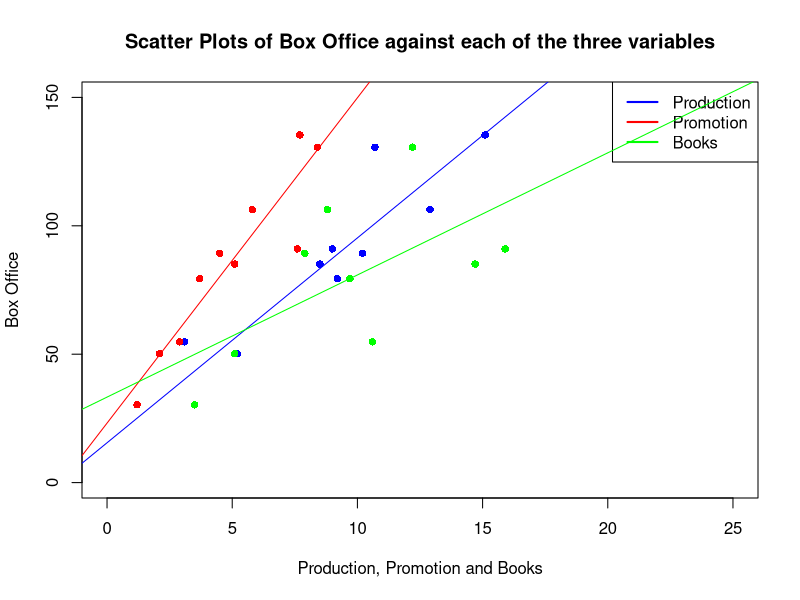

Write R code to recreate this figure.
# Q1a
data_matrix <- matrix(c(
  85.1, 8.5, 5.1, 14.7,
  106.3, 12.9, 5.8, 8.8,
  50.2, 5.2, 2.1, 5.1,
  130.6, 10.7, 8.4, 12.2,
  54.8, 3.1, 2.9, 10.6,
  30.3, 3.5, 1.2, 3.5,
  79.4, 9.2, 3.7, 9.7,
  91, 9, 7.6, 15.9,
  135.4, 15.1, 7.7, 20.8,
  89.3, 10.2, 4.5, 7.9
), nrow = 10, ncol = 4, byrow = TRUE)

#Each column as a vector
boxoffice <- data_matrix[, 1]
production <- data_matrix[, 2]
promotion <- data_matrix[, 3]
books <- data_matrix[, 4]

# Q1a. The plots
x_axis_limits <- range(c(0, production, promotion, books, 25))
y_axis_limits <- range(c(0, boxoffice, 150))
plot(production, boxoffice, main = "Scatter Plots of Box Office against each of the three variables", xlab = "Production, Promotion and Books", ylab = "Box Office", pch = 16, col = "blue", xlim = x_axis_limits, ylim = y_axis_limits)
points(promotion, boxoffice, pch = 16, col = "red")
points(books, boxoffice, pch = 16, col = "green")
legend("topright", legend = c("Production", "Promotion", "Books"), col = c("blue", "red", "green"), lwd = 2)
line1 <- lm(boxoffice ~ production)
abline(line1, col= "blue")
line1 <- lm(boxoffice ~ promotion)
abline(line1, col= "red")
line1 <- lm(boxoffice ~ books)
abline(line1, col= "green")

# Q1b
data1 <- c(1, 8.5, 5.1, 14.7,
          1, 12.9, 5.8, 8.8,
          1, 5.2, 2.1, 5.1,
          1, 10.7, 8.4, 12.2,
          1, 3.1, 2.9, 10.6,
          1, 3.5, 1.2, 3.5,
          1, 9.2, 3.7, 9.7,
          1, 9, 7.6, 15.9,
          1, 15.1, 7.7, 20.8,
          1, 10.2, 4.5, 7.9)

# Define X
X <- matrix(data1, ncol = 4, byrow = TRUE)
X
# Define Y
data_Y <- c(85.1, 106.3, 50.2, 130.6, 54.8, 30.3, 79.4, 91, 135.4, 89.3)
Y <- matrix(data_Y, ncol = 1)
Y


# Q1c
# Form the transpose of X
XT = t(X)
XT
# Calculate XTX and XTY 
XTX = t(X)%*%X
XTY = XT %*% Y
XTX
XTY
# Find the inverse for (XTX)
XTXI = solve(t(X)%*%X)
XTXI
# Find the least squares estimates of B0 B1 B2 B3
beta.hat = (solve(t(X)%*%X))%*%t(X)%*%Y
beta.hat

# Calculate predictions
Yhat = X %*% beta.hat
Yhat
# Calculate residuals
e = Yhat - Y
e

# Calculate SSR
SSR = t(beta.hat) %*% XTY - length(Y)*(mean(Y)^2)
SSR

# Calculate SSE
SSE = sum(e^2) 
SSE

# Calculate SST
SST = t(Y) %*% Y - length(Y)*(mean(Y)^2)

# Estimate sigma^2
S2 = SSE/(length(Y)-length(beta.hat))
S2
length(beta.hat)
length(Y)
# Fit the model
fit <- lm(Y ~ X)

# Display the fitted model
Z = summary(fit)
Z

# Display SSR and SSE
anova(fit)


# Calculate confidence intervals for B0 B1 B2 B3
alpha = 0.05
n = length(Y)
n
p = length(beta.hat)
p
t_crit = qt(1-alpha/2, n-p)
t_crit
1-alpha/2
low_b0  = beta.hat[1,1] - t_crit*sqrt(S2*XTXI[1,1])
high_b0  = beta.hat[1,1] + t_crit*sqrt(S2*XTXI[1,1])
c(low_b0,high_b0)

low_b1  = beta.hat[2,1] - t_crit*sqrt(S2*XTXI[2,2])
high_b1  = beta.hat[2,1] + t_crit*sqrt(S2*XTXI[2,2])
c(low_b1,high_b1)

low_b2  = beta.hat[3,1] - t_crit*sqrt(S2*XTXI[3,3])
high_b2  = beta.hat[3,1] + t_crit*sqrt(S2*XTXI[3,3])
c(low_b2,high_b2)

low_b3  = beta.hat[4,1] - t_crit*sqrt(S2*XTXI[4,4])
high_b3  = beta.hat[4,1] + t_crit*sqrt(S2*XTXI[4,4])
c(low_b3,high_b3)

# Q1e
SYY =(t(Y)%*%Y)-n*((mean(Y))^2) 
SYY
R2 = SSR/SYY
R2

# Q1g
# Define a new model without Books
data2 <- c(1, 8.5, 5.1,
           1, 12.9, 5.8,
           1, 5.2, 2.1,
           1, 10.7, 8.4,
           1, 3.1, 2.9,
           1, 3.5, 1.2,
           1, 9.2, 3.7,
           1, 9, 7.6,
           1, 15.1, 7.7,
           1, 10.2, 4.5)

# Define X
X.new <- matrix(data2, ncol = 3, byrow = TRUE)
X.new
# Fit the model
fit2 <- lm(Y ~ X.new)

# Display the fitted model
Z2 = summary(fit2)
Z2

# Display SSR and SSE
anova(fit2)

# Q1h
anova_result <- anova(fit, fit2)
anova_result
p_value <- anova_result$"Pr(>F)"[2]
p_value
f_ratio <- anova_result$"F"[2]
f_ratio
# Q1i
# Values for the X.books matrix
books_values <- c(14.7, 8.8, 5.1, 12.2, 10.6, 3.5, 9.7, 15.9, 20.8, 7.9)

# Create the matrix with the specified values, making it 10x1
X.books <- matrix(books_values, nrow = 10, ncol = 1)

# Output the matrix to check
print(X.books)

fit3 <- lm(Y ~ X.books)
anova(fit3)
anova_result2 <- anova(fit3)
anova_result2
p_value2 <- anova_result2$"Pr(>F)"[1]
p_value2
f_ratio2 <- anova_result2$"F"[1]
f_ratio2

bookssig = summary(fit3)
bookssig


